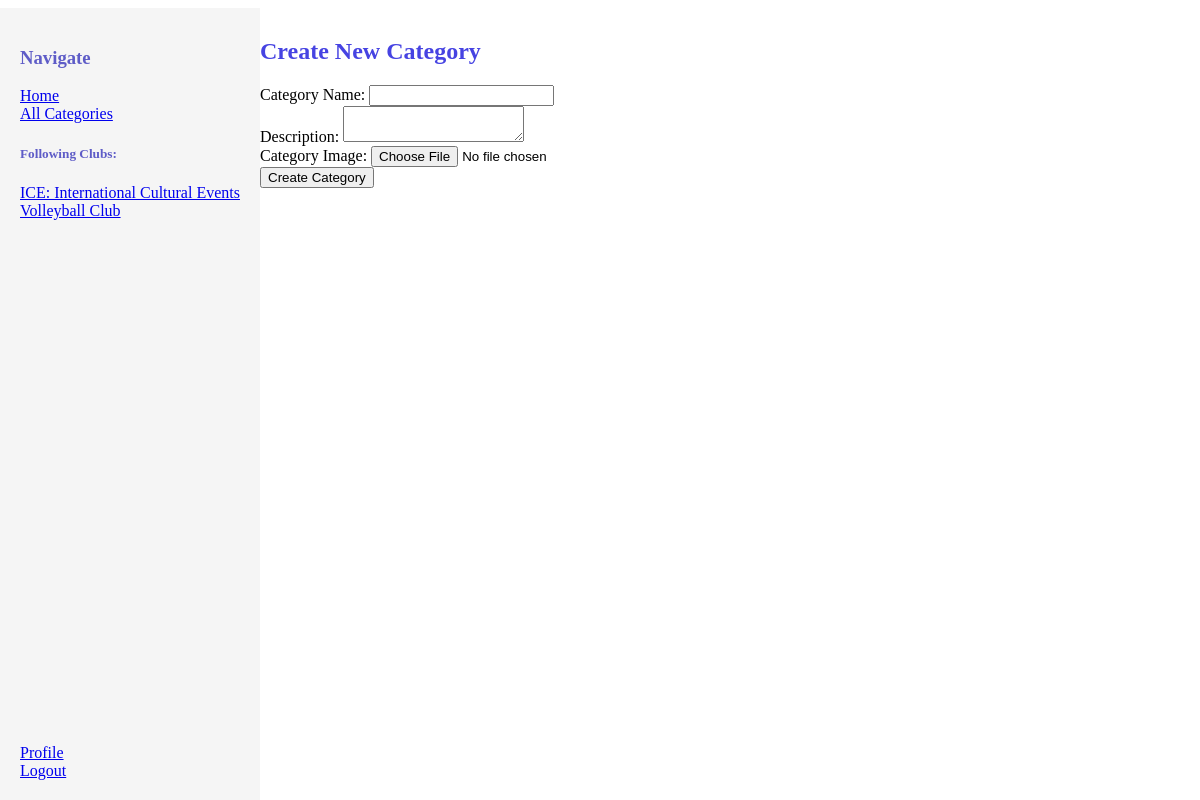
/categories/new (signed in), run on the app's committed database.
### tables this page shows
CREATE TABLE categories(
    id integer primary key not null,
    name text,
    description text,
    img text);

### app.py (the view)
@app.route('/categories/new', methods=['GET', 'POST'])  # User can create new category
def new_category():
    if check_session(session) is None:
        return redirect(url_for('login'))
    else:
        if request.method == 'POST':
            name = request.form.get('name')
            description = request.form.get('description')
            file = request.files['image']
            print(file)
            if file:
                filename = str(datetime.now().strftime("%Y-%m-%d-%H-%M-%S-")) + file.filename
                file.save(os.path.join(app.config['UPLOAD_FOLDER'], filename))
            else:
                filename = None
            print(filename)
            db.run_query(f'INSERT INTO categories (name, description, img) VALUES ("{name}", "{description}", "{filename}")')
            return redirect(url_for('all_categories'))
        else:
            return render_template('new_category.html', user_id=check_session(session), categories=retrieve_following('categories', db, session['user_id']))

### library.py (called while the page is built)
def check_for_deleted(db:object, choice:str, id_list:list[int]):
    for id in id_list:
        if db.search(f"SELECT id FROM {choice} WHERE id = {id}", multiple=False) is None:
            print(db.search(f"SELECT id FROM {choice} WHERE id = {id}", multiple=False))
            id_list.remove(id)
    return id_list

def retrieve_following(choice: str, db: object, user_id:int):
    choices = {'categories': ['saved_cats', 'name'],
               'posts': ['saved_posts','title'],
               'users': ['following_u','uname']}
    if choice in choices:
        result = db.search(f"SELECT users.{choices[choice][0]} FROM users WHERE id = {user_id}", multiple=False)[0]
        if result is None or result == '':
            ids = []
            names = []
        else:
            ids = check_for_deleted(db=db, choice=choice, id_list=list(map(int, result.split(','))))
            names = []
            for id in ids:
                names.append(db.search(f"SELECT {choices[choice][1]} FROM {choice} WHERE id = {id}", multiple=False)[0])
    else:
        return "Invalid Choice"
    return [ids, names]

def check_session(session):
    if 'user_id' not in session:
        return None
    else:
        return session['user_id']

    def run_query(self, query: str):
        self.cursor.execute(query)  # Run query
        self.connection.commit()  # Save changes

    def search(self, query: str, multiple: bool = False):
        results = self.cursor.execute(query)
        self.run_query(query)
        if multiple:
            return results.fetchall()  # Fetchall returns multiple rows
        else:
            return results.fetchone()  # [0] Fetchone returns single value

### templates/new_category.html (shortened to what this page needs)
{% extends "navbar.html" %}
{% block content %}
    <h2>Create New Category</h2>
    <div class="new_category">
        <form method="POST" enctype="multipart/form-data">
            <label for="name">Category Name:</label>
                <input type="text" id="name" name="name" required>
            <label for="description">Description:</label>
                <textarea class="multiline_input" id="description" name="description" required></textarea>
            <label for="image">Category Image:</label>
                <input type="file" id="image" name="image" accept="image/*">
            <input type="submit" value="Create Category">
        </form>
    </div>
{% endblock %}

### templates/navbar.html (shortened to what this page needs)
<!doctype html>
<html lang="en">
<head>
    <link rel="stylesheet" href="https://cdn.jsdelivr.net/npm/cirrus-ui/dist/cirrus.min.css">
    <link rel="stylesheet" href="/style.css">
</head>
<body>
    <div id="navbar" class="w-20p u-border-1 border-light">
        <div id="navbar-top">
            <h3>Navigate</h3>
            <a href="{{ url_for('home') }}" class="u u-LR">Home</a>
            <br>
            <a href="{{ url_for('all_categories') }}" class="u u-LR">All Categories</a>
            <h5>Following Clubs:</h5>
            {% for cat_id in categories[0] %}
                <a href="{{url_for('get_category', cat_id=cat_id)}}" class="u u-LR">{{ categories[1][loop.index0] }}</a>
                <br>
            {% endfor %}
        </div>
        <div id="navbar-bottom">
            <a href="{{ url_for('get_profile', user_id=user_id) }}" class="u u-LR">Profile</a>
            <br>
            <a href="{{ url_for('logout') }}" class="u u-LR">Logout</a>
        </div>
    </div>
    <div id="website" class="w-80p">
        {% block content %}{% endblock %}
    </div>
</body>
</html>

### data on the page
categories: name "ICE: International Cultural Events"
categories: name "Volleyball Club"
